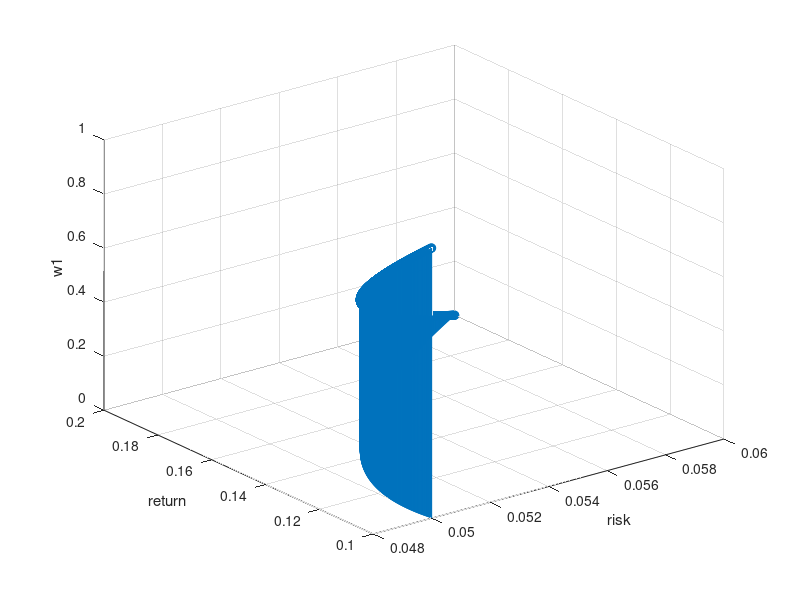

Recreate this plot in MATLAB.
clear all
R1=0.1;
R2=0.2;
Sig1=0.05;
Sig2=0.06;
r=0.8;
w1=[0:0.001:1];
w2=1-w1;
Rp=w1*R1+w2*R2;
Sigp=sqrt(w1.^2.*Sig1.^2+w2.^2.*Sig2.^2+2*r*w1.*w2.*Sig1.*Sig2);

grid on
stem3(Sigp,Rp,w1)
xlabel('risk')
ylabel('return')
zlabel('w1')
